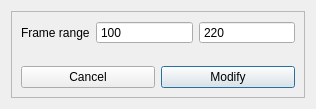
<?xml version="1.0" encoding="UTF-8"?>
<ui version="4.0">
 <class>Dialog</class>
 <widget class="QDialog" name="Dialog">
  <property name="geometry">
   <rect>
    <x>0</x>
    <y>0</y>
    <width>316</width>
    <height>109</height>
   </rect>
  </property>
  <property name="windowTitle">
   <string>Dialog</string>
  </property>
  <layout class="QVBoxLayout" name="verticalLayout">
   <property name="spacing">
    <number>1</number>
   </property>
   <item>
    <widget class="QFrame" name="shot_crea_main_frame">
     <property name="frameShape">
      <enum>QFrame::StyledPanel</enum>
     </property>
     <property name="frameShadow">
      <enum>QFrame::Raised</enum>
     </property>
     <layout class="QVBoxLayout" name="verticalLayout_2">
      <item>
       <layout class="QFormLayout" name="formLayout">
        <item row="0" column="0">
         <widget class="QLabel" name="label_2">
          <property name="text">
           <string>Frame range</string>
          </property>
         </widget>
        </item>
        <item row="0" column="1">
         <layout class="QHBoxLayout" name="horizontalLayout_2">
          <item>
           <widget class="QSpinBox" name="shot_inFrame_spinBox">
            <property name="buttonSymbols">
             <enum>QAbstractSpinBox::NoButtons</enum>
            </property>
            <property name="minimum">
             <number>100</number>
            </property>
            <property name="maximum">
             <number>10000000</number>
            </property>
           </widget>
          </item>
          <item>
           <widget class="QSpinBox" name="shot_outFrame_spinBox">
            <property name="buttonSymbols">
             <enum>QAbstractSpinBox::NoButtons</enum>
            </property>
            <property name="minimum">
             <number>100</number>
            </property>
            <property name="maximum">
             <number>1000000000</number>
            </property>
            <property name="value">
             <number>220</number>
            </property>
           </widget>
          </item>
         </layout>
        </item>
       </layout>
      </item>
      <item>
       <layout class="QHBoxLayout" name="horizontalLayout_4">
        <item>
         <widget class="QPushButton" name="shot_crea_cancel_pushButton">
          <property name="text">
           <string>Cancel</string>
          </property>
         </widget>
        </item>
        <item>
         <widget class="QPushButton" name="shot_crea_create_pushButton">
          <property name="text">
           <string>Modify</string>
          </property>
          <property name="default">
           <bool>true</bool>
          </property>
         </widget>
        </item>
       </layout>
      </item>
     </layout>
    </widget>
   </item>
  </layout>
 </widget>
 <resources/>
 <connections>
  <connection>
   <sender>shot_crea_cancel_pushButton</sender>
   <signal>clicked()</signal>
   <receiver>Dialog</receiver>
   <slot>reject()</slot>
   <hints>
    <hint type="sourcelabel">
     <x>89</x>
     <y>122</y>
    </hint>
    <hint type="destinationlabel">
     <x>157</x>
     <y>80</y>
    </hint>
   </hints>
  </connection>
 </connections>
</ui>
